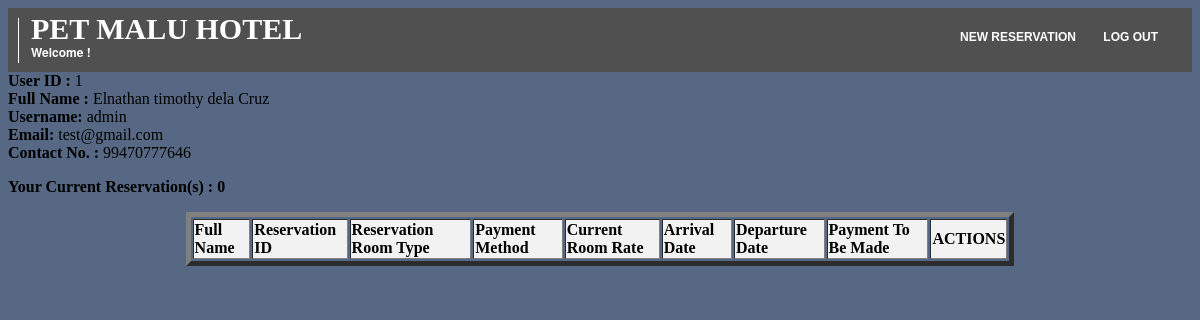
The page /userprofile.php (signed in) on the database its author committed.
### tables this page shows
CREATE TABLE `users` (
  `u_id` int(11) NOT NULL AUTO_INCREMENT,
  `u_fullname` varchar(60) DEFAULT NULL,
  `u_name` varchar(80) DEFAULT NULL,
  `u_pass` varchar(80) DEFAULT NULL,
  `u_addr` varchar(80) DEFAULT NULL,
  `u_email` varchar(80) DEFAULT NULL,
  `u_tel` varchar(15) DEFAULT NULL,
  PRIMARY KEY (`u_id`)
);

### userprofile.php (the view, shortened to what this page needs)
<?php
    function connect_to_database($host_name,$user_name,$pass,$db_name,$open_db){
        $conn = mysqli_connect($host_name,$user_name,$pass,$db_name);
        if($open_db==true){
            if(mysqli_errno($conn)){
                die("Could not connnect to database. <br/>");
            }else{
                return $conn;
            }
        }else{
            echo "Database Closed <br/>";
            mysqli_close($conn);
        }
    }
    function return_values2($select,$from,$where){
        $conn=connect_to_database('localhost','root','','pet_malu_hotel_reservation',true);
        $query2="select ".$select." from ".$from."".$where;
        $result2 = mysqli_query($conn,$query2);
        if(!$result2){
            die("Query Failed");
        }else {
            $cLine2 = array();
            return $cLine2;
        }
    }
        function return_values($select,$from,$where){
        $conn=connect_to_database('localhost','root','','pet_malu_hotel_reservation',true);
        $query="select ".$select." from ".$from." where ".$where;
        $result = mysqli_query($conn,$query);
        if(!$result){
            die("Query Failed");
        }else {
            $cLine = array();
            while($row = mysqli_fetch_assoc($result)){
              $cLine [] = array($row['u_id'],$row['u_fullname'],$row['u_name'],$row['u_email'],$row['u_tel']);
        }
           return $cLine;
    }
    }
?>
<html>
    <head>
        <link rel="stylesheet" type="text/css" href="./styles/styles.css">
    </head>
    <body>
            <div id="banner" class="site-header col-12">
        <h3>PET MALU HOTEL<br/>
            <span>Welcome !</span>
        </h3>
        <nav class="main-nav">
            <ul>
                <li><a class="border" href="reservation.php?location=&type=Single">NEW RESERVATION</a></li>
                <li><a class="border" href="logout.php">LOG OUT</a></li>
            </ul>
        </nav>
    </div>
         <?php
        $cline = return_values("u_id,u_fullname,u_name,u_email,u_tel","users","u_id = ".$_SESSION["userid"]);
        for($i = 0; $i<sizeof($cline);$i++){
         echo '<b>User ID : </b>'.$cline[$i][0].'<br>';
         echo '<b>Full Name : </b>'.$cline[$i][1].'<br>';
         echo '<b>Username: </b>'.$cline[$i][2].'<br>';
         echo '<b>Email: </b>'.$cline[$i][3].'<br>';
         echo '<b>Contact No. : </b>'.$cline[$i][4].'<br>';
         }
         ?>
        <table border = "5" width="70%" align="center" color>
             <tr>
                 <td>
                     <b> Full Name</b>
                 </td><td>
                     <b> Reservation ID</b>
                 </td><td>
                     <b> Reservation Room Type</b>
                 </td><td>
                     <b>Payment Method</b>
                 </td><td>
                     <b> Current Room Rate</b>
                 </td><td>
                     <b>Arrival Date</b>
                 </td><td>
                     <b>Departure Date</b>
                 </td><td>
                     <b>Payment To Be Made</b>
                 </td><td>
                     <b>ACTIONS</b>
                 </td>
             </tr>
             <?php
             $cline2 = return_values2("users.u_fullname,reservation.r_id,reservation.r_rtype,reservation.r_pmethod,rooms.r_rate,reservation.r_arrivdate,reservation.r_deptdate,reservation.r_payment", "reservation LEFT JOIN rooms ON rooms.r_rtype = reservation.r_rtype LEFT JOIN users ON reservation.u_id = users.u_id ","WHERE reservation.u_id = '".$_SESSION["userid"]."'",1);
             echo '<p><b>Your Current Reservation(s) : '.sizeof($cline2).'</b></p>';
             ?>
    </body>
</html>

### styles/styles.css (style rules this page uses)
* { box-sizing:border-box; }
html,body { height: 100%; }
.site-header h3 span { margin: 0; padding: 0; font-size: 12px; font-family:"HelveticaNeue-Light", "Helvetica Neue Light", "Helvetica Neue", Helvetica, Arial, "Lucida Grande", sans-serif; float:left; }
.main-nav ul { list-style: none; font-family: Century gothic,sans-serif;; font-weight: bold; font-size: 12px; margin: 0; float: right; }
.main-nav ul li { margin: 1em; display: inline; }
.main-nav ul li a { color: white; text-decoration: none; }
.border { position:relative; }
.col-12 { width: 100%; }
.site-header { background-color: #505050; height: 4em; padding: 22px; }
.site-header h3 { font-family: Butterfly; float: left; font-size: 30px; color: white; margin: -12px; padding-left: 12px; border-left: solid white; line-height: .75em; border-width: 1px; }

### userprofile.php (style rules this page uses)
body { background-color: #576884; }
tr { background-color: #f2f2f2; }

### rows shown on the page
users: u_id "1", u_fullname "Elnathan timothy dela Cruz", u_name "admin", u_email "test@gmail.com", u_tel "99470777646"

### other values the page prints
sizeof($cline2) "0"
